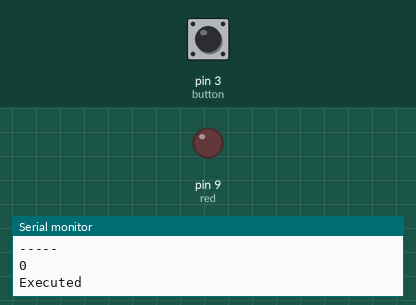
Simulated run of this sketch. Board: Arduino Uno, built with avr-gcc and run on an emulated ATmega328P. Parts: output pins drawn as LEDs (lit = HIGH), the last lines printed to the serial monitor. The inputs (shaded band) are chosen by the test bench; at power-on: pin 3 (button) LOW.

Above: at 1.2 s.
1.3 s: pin 3 (button) pulled HIGH for 1 s
At 3.4 s:
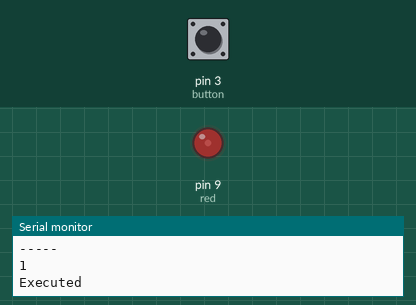
3.8 s: pin 3 (button) pulled HIGH for 0.25 s
At 4.8 s:
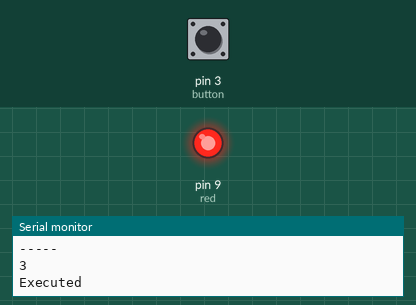
5.5 s: pin 3 (button) pulled HIGH for 3.2 s
At 6.1 s:
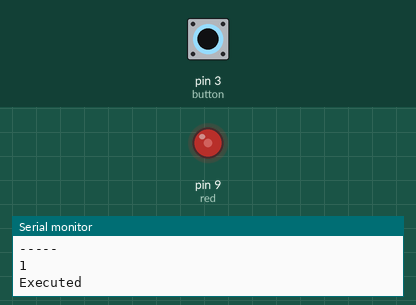
Timing chart, 0 to 10.1 s (numbered marks = the images above; inputs shaded):
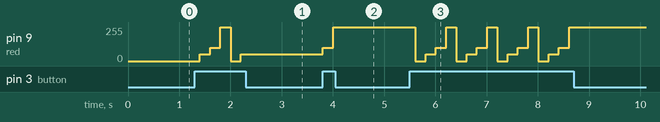

The sketch:

RGB.ino
```cpp
int red = 9;
int green = 1;
int blue = 2;
int button = 3;
int counter = 0;
int amount1 = 50;
int amount2 = 100;
int amount3 = 255;
void setup() {
  Serial.begin(9600);
  pinMode(red, OUTPUT);
  //pinMode(green, OUTPUT);
  //pinMode(blue, OUTPUT);
  pinMode(button, INPUT);
}

void loop() {
  RGB();
}

void RGB() {
  Serial.println("-----");
  Serial.println(counter);
  Serial.println("Executed");
  if (digitalRead(button) == HIGH) {
    if (counter == 0) {
      analogWrite(red, amount1);
      counter++;
    }
    else if (counter == 1) {
      analogWrite(red, amount2);
      counter++;
    }
    else if (counter == 2) {
      analogWrite(red, amount3);
      counter++;
    }
    else {
      counter = 0;
      analogWrite(red, 0);
    }
  }
  delay(200);
}
```

Measured:
- after the input at 1.3 s, pin 9 (red): 0/255 → 50/255 after 0.10 s, → 100/255 0.20 s later, → 255/255 0.20 s later, → 0/255 0.20 s later, … (5 changes in this stretch)
- after the input at 3.8 s, pin 9 (red): 50/255 → 100/255 at once, → 255/255 0.20 s later
- after the input at 5.5 s, pin 9 (red): 255/255 → 0/255 after 0.11 s, then repeats every 0.80 s: 50/255 0.20 s, 100/255 0.20 s, 255/255 0.20 s, 0/255 0.20 s, until it stays 255/255 from 8.6 s
